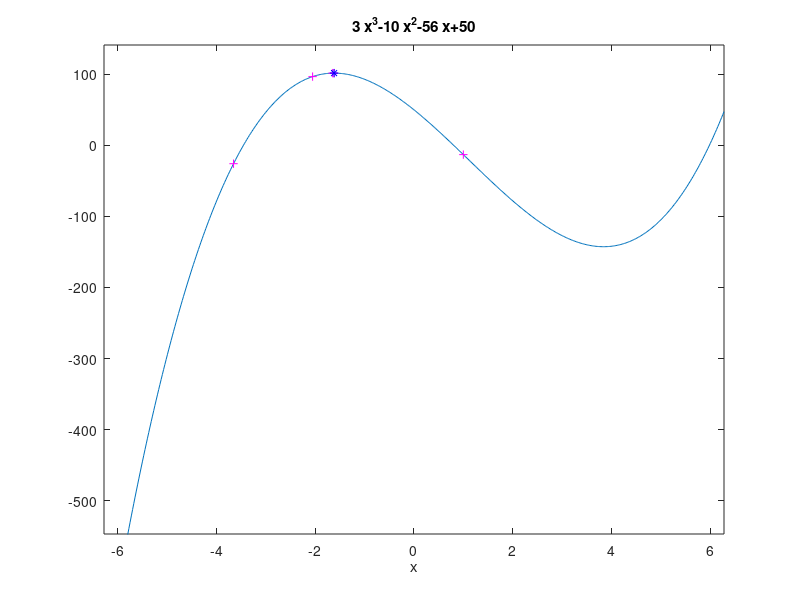
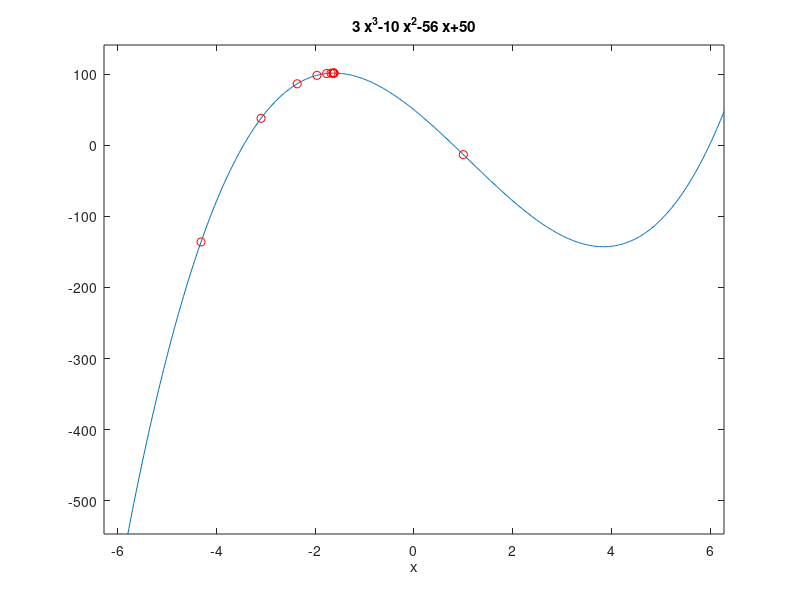

Here is the MATLAB script that generated these plots, in order:
clc;
close all;
clear all;
%no voy a usar el toolbox de matematica simbolica porque quiero practicar
%metodos numericos

%1.1
figure('Name','alfa = 1');
ezplot('3*x^3-10*x^2-56*x+50'); %grafica de la funcion
hold on; 

%1.2 Max y min = las raices de la derivada
f = @(x) 3*x^3-10*x^2-56*x+50;
g = @(x) 9*x^2-20*x-56;
h = @(x) 18*x -20;
alfa = 1;
x = 1;
delta = 1;
epsilon = 0.001;
while abs(delta)> epsilon
    act = x;
    plot(x,f(x),'+m') %1.4 
    x = act - alfa*(g(act)/h(act));
    delta = act-x;
end

%1.3
plot(x,f(x),'*b'); 
hold off;

%1.5 - Todo otra vez pero con alfa = 0.6

figure('Name','alfa = 0.6');
alfa = 0.6;
x = 1;
delta = 1;
epsilon = 0.001;
ezplot('3*x^3-10*x^2-56*x+50'); %grafica de la funcion
hold on;
while abs(delta)> epsilon
    act = x;
    plot(x,f(x),'or') %1.4 
    x = act - alfa*(g(act)/h(act));
    delta = act-x;
end
hold off;
